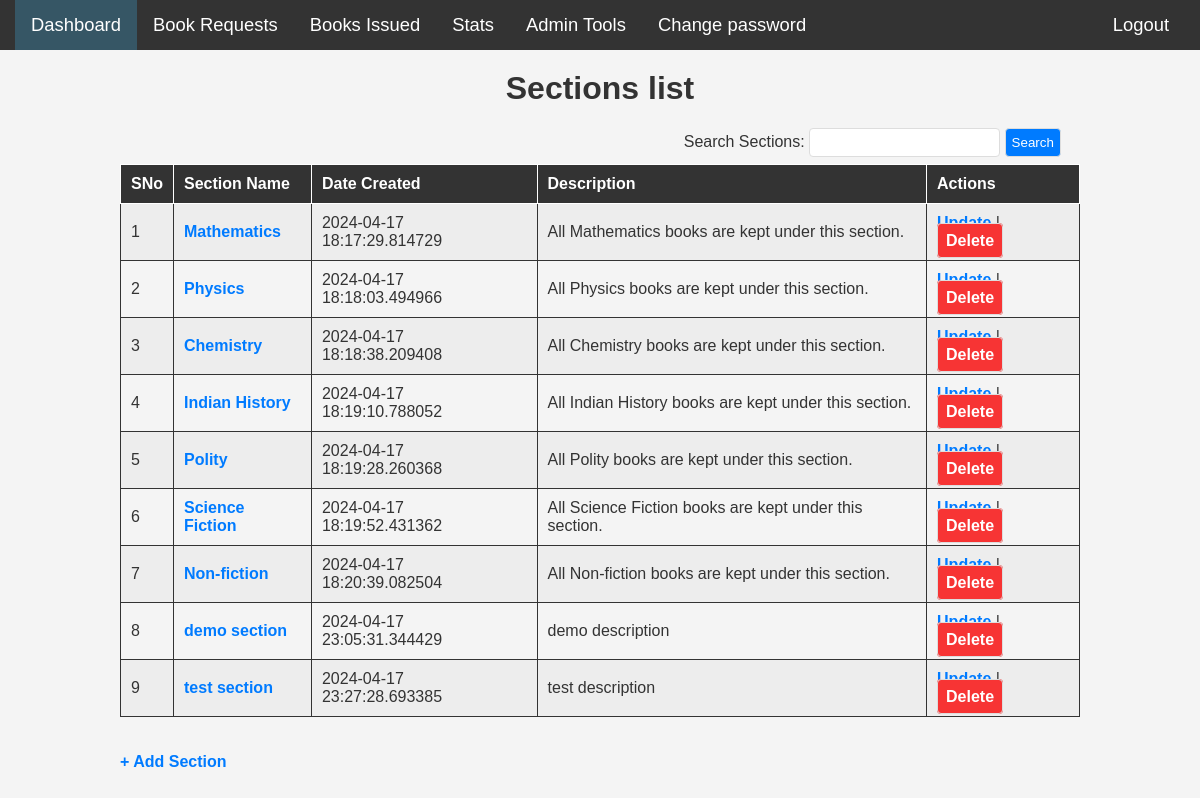
The page /sections/ on the database its author committed.
### app.py (models this page shows)
class sections(db.Model):
    __tablename__ = 'sections'
    section_id = db.Column(db.Integer, autoincrement=True, primary_key=True)
    section_name = db.Column(db.String, unique=True, nullable=False)
    date_created = db.Column(db.DateTime, nullable=False)
    section_description = db.Column(db.String)
    books_cascade = relationship("books", cascade="all, delete-orphan")

### app.py (the view)
@app.route("/librarian/dashboard", methods = ["GET", "POST"])
@app.route("/sections/", methods = ["GET", "POST"])
def admin_dashboard():
    sections_details_all = sections.query.all()
    sections_details = []
    search_string = request.args.get('search_string', '')
    for section in sections_details_all:
        if search_string in section.section_name:
            sections_details.append(section)
    return render_template('librarian_dashboard.html', sections_details = sections_details, search_string = search_string)

### templates/librarian_dashboard.html (shortened to what this page needs)
<!DOCTYPE html>
<html lang="en">
<head>
</head>
<body>
    <navbar class="librarian_navbar">
        <ul class="librarian_navbar_items">
            <li><a style="background-color: rgb(54, 86, 101);" href="/librarian/dashboard">Dashboard</a></li>
            <li><a href="/books/requests">Book Requests</a></li>
            <li><a href="/books/issuance">Books Issued</a></li>
            <li><a href="/librarian/stats">Stats</a></li>
            <li><a href="/librarian/tools">Admin Tools</a></li>
            <li><a href="/librarian/change_password">Change password</a></li>
            <li style="float:right;"><a href="/logout">Logout</a></li>
        </ul>
    </navbar>
    <div class="sections_details">
        <h1>Sections list</h1>
        <div class="search_bar">
            <form>
                <label for="search_string">Search Sections: </label>
                <input type="text" id="search_string" name="search_string" value="{{search_string}}">
                <input type="submit" id="search_sections_submit" name="Submit" value="Search">
            </form>
        </div>
        <br><br>
        <table id="sections-details-table">
            <tr>
                <th>SNo</th>
                <th>Section Name</th>
                <th>Date Created</th>
                <th>Description</th>
                <th>Actions</th>
            </tr>
            {% for section in sections_details %}
            <tr>
                <td>{{ loop.index }}</td>
                <td><a href="/sections/{{ section.section_id }}">{{ section.section_name }}</a></td>
                <td>{{section.date_created}}</td>
                <td>{{section.section_description}}</td>
                <td>
                    <a href="/sections/{{ section.section_id }}/update">Update</a> |
                    <a id="negative_button" href="/sections/{{ section.section_id }}/delete?search_string={{search_string}}">Delete</a>
                </td>
            </tr>
            {%endfor%}
        </table>
        <br>
        <br>
        <a href="/sections/create">+ Add Section</a>
    </div>
</body>
</html>

### templates/librarian_dashboard.html (style rules this page uses)
body { font-family: Arial, sans-serif; background-color: #f4f4f4; color: #333; margin: 0; padding: 0; }
.librarian_navbar_items { list-style-type: none; margin: 0; padding: 0 15px; overflow: hidden; background-color: #333; }
li { display: inline; float: left; }
li a { display: block; color: white; text-align: center; font-size: 1.15rem; padding: 14px 16px; text-decoration: none; }
.books-details-table, td, th { border: 1px solid; padding: 10px; }
.search_bar { float: right; margin-right: 2%; }
.sections_details { margin: 20px auto; width: 80%; max-width: 1000px; }
.sections_details h1 { margin-top: 0; text-align: center; }
.sections_details a { text-decoration: none; color: #007bff; font-weight: bold; }
table { width: 100%; border-collapse: collapse; }
th, td { padding: 10px; text-align: left; }
th { background-color: #333; color: white; }
tr:nth-child(even) { background-color: #eaeaeab7; }
#negative_button { padding: 8px; border: 1px solid #ddd; border-radius: 4px; background-color: #007bff; color: white; cursor: pointer; text-decoration: none; background-color: rgb(247, 52, 52); }
.sections_details input[type="text"], .sections_details select, .sections_details input[type="submit"] { padding: 8px; border: 1px solid #ddd; border-radius: 4px; }
.sections_details input[type="submit"] { background-color: #007bff; color: white; cursor: pointer; }
.sections_details .search_bar input[type="text"], .sections_details .search_bar input[type="submit"] { padding: 6px; }

### rows shown on the page
sections: section_name "Mathematics", date_created "2024-04-17 18:17:29.814729", section_description "All Mathematics books are kept under this section."
sections: section_name "Physics", date_created "2024-04-17 18:18:03.494966", section_description "All Physics books are kept under this section."
sections: section_name "Chemistry", date_created "2024-04-17 18:18:38.209408", section_description "All Chemistry books are kept under this section."
sections: section_name "Indian History", date_created "2024-04-17 18:19:10.788052", section_description "All Indian History books are kept under this section."
sections: section_name "Polity", date_created "2024-04-17 18:19:28.260368", section_description "All Polity books are kept under this section."
sections: section_name "Science Fiction", date_created "2024-04-17 18:19:52.431362", section_description "All Science Fiction books are kept under this section."
sections: section_name "Non-fiction", date_created "2024-04-17 18:20:39.082504", section_description "All Non-fiction books are kept under this section."
sections: section_name "demo section", date_created "2024-04-17 23:05:31.344429", section_description "demo description"
sections: section_name "test section", date_created "2024-04-17 23:27:28.693385", section_description "test description"
